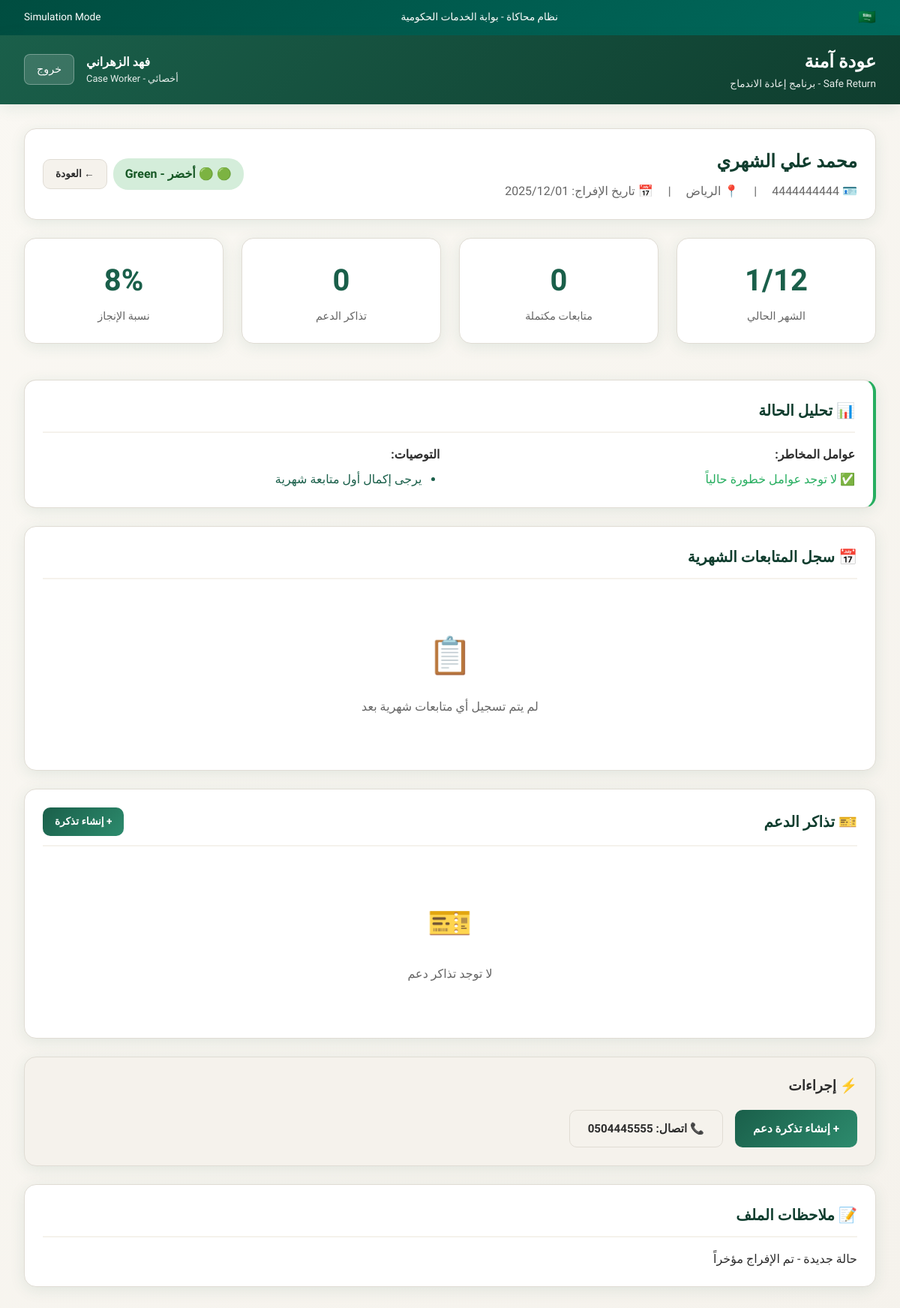
The page /caseworker/profile/4/ (signed in) on the database its author committed.
### core/models.py (models this page shows, shortened)
class User(models.Model):
    ROLE_CHOICES = [
        ('beneficiary', 'مستفيد - Beneficiary'),      # Released person
        ('case_worker', 'أخصائي - Case Worker'),      # Social worker
        ('admin', 'مدير - Admin'),                     # System admin
    ]
    national_id = models.CharField(
        max_length=10,
        unique=True,
        verbose_name='رقم الهوية الوطنية'
    )
    full_name = models.CharField(
        max_length=200,
        verbose_name='الاسم الكامل'
    )
    role = models.CharField(
        max_length=20,
        choices=ROLE_CHOICES,
        default='beneficiary',
        verbose_name='الدور'
    )
    phone = models.CharField(
        max_length=15,
        blank=True,
        verbose_name='رقم الجوال'
    )
    created_at = models.DateTimeField(auto_now_add=True)
    class Meta:
        verbose_name = 'مستخدم'
        verbose_name_plural = 'المستخدمون'

class ReleaseProfile(models.Model):
    RISK_LEVEL_CHOICES = [
        ('green', '🟢 أخضر - Green'),    # Low risk, stable
        ('yellow', '🟡 أصفر - Yellow'),  # Medium risk, needs monitoring
        ('red', '🔴 أحمر - Red'),        # High risk, needs intervention
    ]
    CITY_CHOICES = [
        ('riyadh', 'الرياض'),
        ('jeddah', 'جدة'),
        ('mecca', 'مكة المكرمة'),
        ('medina', 'المدينة المنورة'),
        ('dammam', 'الدمام'),
        ('khobar', 'الخبر'),
        ('taif', 'الطائف'),
        ('tabuk', 'تبوك'),
        ('other', 'أخرى'),
    ]
    user = models.OneToOneField(
        User,
        on_delete=models.CASCADE,
        related_name='release_profile',
        verbose_name='المستخدم'
    )
    release_date = models.DateField(
        verbose_name='تاريخ الإفراج'
    )
    end_of_followup_date = models.DateField(
        verbose_name='تاريخ انتهاء المتابعة'
    )
    risk_level = models.CharField(
        max_length=10,
        choices=RISK_LEVEL_CHOICES,
        default='green',
        verbose_name='مستوى الخطورة'
    )
    city = models.CharField(
        max_length=50,
        choices=CITY_CHOICES,
        default='riyadh',
        verbose_name='المدينة'
    )
    notes = models.TextField(
        blank=True,
        verbose_name='ملاحظات'
    )
    assigned_case_worker = models.ForeignKey(
        User,
        on_delete=models.SET_NULL,
        null=True,
        blank=True,
        related_name='assigned_profiles',
        limit_choices_to={'role': 'case_worker'},
        verbose_name='الأخصائي المسؤول'
    )
    is_completed = models.BooleanField(
        default=False,
        verbose_name='مكتمل'
    )
    created_at = models.DateTimeField(auto_now_add=True)
    updated_at = models.DateTimeField(auto_now=True)
    class Meta:
        verbose_name = 'ملف الإفراج'
        verbose_name_plural = 'ملفات الإفراج'
        ordering = ['-created_at']
    @property
    def current_month(self):
        if not self.release_date:
            return 0
        days_since_release = (timezone.now().date() - self.release_date).days
        month = (days_since_release // 30) + 1
        return min(month, 12)  # Cap at 12 months
    @property
    def progress_percentage(self):
        return min(100, int((self.current_month / 12) * 100))

### core/views.py (the view)
# urls.py: path('caseworker/profile/<int:profile_id>/', views.profile_detail, name='profile_detail'),
def profile_detail(request, profile_id):
    user = get_current_user(request)
    if not user or user.role not in ['case_worker', 'admin']:
        return redirect('login_select')
    profile = get_object_or_404(ReleaseProfile, id=profile_id)
    checkins = profile.checkins.all().order_by('month_index')
    tickets = profile.tickets.all()
    risk_summary = get_risk_summary(profile)
    context = {
        'user': user,
        'profile': profile,
        'checkins': checkins,
        'tickets': tickets,
        'risk_summary': risk_summary,
        'ticket_types': SupportTicket.TYPE_CHOICES,
    }
    return render(request, 'core/profile_detail.html', context)

### core/templates/core/profile_detail.html (shortened to what this page needs)
{% extends 'core/base.html' %}
{% block content %}
<div class="card" style="display: flex; justify-content: space-between; align-items: center; flex-wrap: wrap; gap: 1rem;">
    <div>
        <h2 style="color: var(--primary-dark); margin-bottom: 0.5rem;">{{ profile.user.full_name }}</h2>
        <div style="color: var(--text-muted);">
            <span>🪪 {{ profile.user.national_id }}</span>
            <span style="margin: 0 1rem;">|</span>
            <span>📍 {{ profile.get_city_display }}</span>
            <span style="margin: 0 1rem;">|</span>
            <span>📅 تاريخ الإفراج: {{ profile.release_date|date:"Y/m/d" }}</span>
        </div>
    </div>
    <div style="display: flex; gap: 0.5rem; align-items: center;">
        <span class="risk-badge risk-{{ profile.risk_level }}" style="font-size: 1rem; padding: 0.5rem 1rem;">
            {% if profile.risk_level == 'green' %}🟢{% elif profile.risk_level == 'yellow' %}🟡{% else %}🔴{% endif %}
            {{ profile.get_risk_level_display }}
        </span>
        <a href="{% url 'caseworker_dashboard' %}" class="btn btn-secondary btn-sm">← العودة</a>
    </div>
</div>
<div class="grid grid-4" style="margin-bottom: 1.5rem;">
    <div class="card stat-card">
        <div class="stat-number">{{ profile.current_month }}/12</div>
        <div class="stat-label">الشهر الحالي</div>
    </div>
    <div class="card stat-card">
        <div class="stat-number">{{ checkins.count }}</div>
        <div class="stat-label">متابعات مكتملة</div>
    </div>
    <div class="card stat-card">
        <div class="stat-number">{{ tickets.count }}</div>
        <div class="stat-label">تذاكر الدعم</div>
    </div>
    <div class="card stat-card">
        <div class="stat-number">{{ profile.progress_percentage }}%</div>
        <div class="stat-label">نسبة الإنجاز</div>
    </div>
</div>
<div class="card" style="border-right: 4px solid {% if profile.risk_level == 'red' %}var(--danger){% elif profile.risk_level == 'yellow' %}var(--warning){% else %}var(--success){% endif %};">
    <div class="card-header">
        <h2 class="card-title">📊 تحليل الحالة</h2>
    </div>
    <div class="grid grid-2">
        <div>
            <strong>عوامل المخاطر:</strong>
            {% if risk_summary.factors %}
            <ul style="margin-top: 0.5rem; padding-right: 1.5rem;">
                {% for factor in risk_summary.factors %}
                <li style="color: var(--danger);">{{ factor }}</li>
                {% endfor %}
            </ul>
            {% else %}
            <p style="color: var(--success); margin-top: 0.5rem;">✅ لا توجد عوامل خطورة حالياً</p>
            {% endif %}
        </div>
        <div>
            <strong>التوصيات:</strong>
            {% if risk_summary.recommendations %}
            <ul style="margin-top: 0.5rem; padding-right: 1.5rem;">
                {% for rec in risk_summary.recommendations %}
                <li style="color: var(--primary);">{{ rec }}</li>
                {% endfor %}
            </ul>
            {% else %}
            <p style="color: var(--text-muted); margin-top: 0.5rem;">استمر في المتابعة الدورية</p>
            {% endif %}
        </div>
    </div>
</div>
<div class="card">
    <div class="card-header">
        <h2 class="card-title">📅 سجل المتابعات الشهرية</h2>
    </div>
    {% if checkins %}
    <div class="table-container">
        <table>
            <thead>
                <tr>
                    <th>الشهر</th>
                    <th>السكن</th>
                    <th>العمل</th>
                    <th>الحالة النفسية</th>
                    <th>العائلة</th>
                    <th>التاريخ</th>
                </tr>
            </thead>
            <tbody>
                {% for checkin in checkins %}
                <tr>
                    <td><strong>الشهر {{ checkin.month_index }}</strong></td>
                    <td>
                        <span class="{% if checkin.housing_status == 'homeless' %}risk-badge risk-red{% elif checkin.housing_status == 'temporary' %}risk-badge risk-yellow{% else %}risk-badge risk-green{% endif %}">
                            {{ checkin.get_housing_status_display }}
                        </span>
                    </td>
                    <td>
                        <span class="{% if checkin.job_status == 'unemployed' %}risk-badge risk-yellow{% elif checkin.job_status == 'employed' %}risk-badge risk-green{% else %}risk-badge risk-green{% endif %}">
                            {{ checkin.get_job_status_display }}
                        </span>
                    </td>
                    <td>
                        <span class="{% if checkin.mental_state == 'bad' %}risk-badge risk-red{% elif checkin.mental_state == 'stressed' %}risk-badge risk-yellow{% else %}risk-badge risk-green{% endif %}">
                            {{ checkin.get_mental_state_display }}
                        </span>
                    </td>
                    <td>
                        <span class="{% if checkin.family_status == 'problematic' %}risk-badge risk-yellow{% elif checkin.family_status == 'no_contact' %}risk-badge risk-yellow{% else %}risk-badge risk-green{% endif %}">
                            {{ checkin.get_family_status_display }}
                        </span>
                    </td>
                    <td>{{ checkin.created_at|date:"Y/m/d" }}</td>
                </tr>
                {% if checkin.free_text_notes %}
                <tr>
                    <td colspan="6" style="background: var(--bg-light); font-size: 0.9rem;">
                        📝 <strong>ملاحظات:</strong> {{ checkin.free_text_notes }}
                    </td>
                </tr>
                {% endif %}
                {% endfor %}
            </tbody>
        </table>
    </div>
    {% else %}
    <div class="empty-state">
        <div class="empty-state-icon">📋</div>
        <p>لم يتم تسجيل أي متابعات شهرية بعد</p>
    </div>
    {% endif %}
</div>
<div class="card">
    <div class="card-header">
        <h2 class="card-title">🎫 تذاكر الدعم</h2>
        <a href="{% url 'create_ticket' profile.id %}" class="btn btn-primary btn-sm">+ إنشاء تذكرة</a>
    </div>
    {% if tickets %}
    <div class="table-container">
        <table>
            <thead>
                <tr>
                    <th>النوع</th>
                    <th>الحالة</th>
                    <th>الملاحظات</th>
                    <th>المصدر</th>
                    <th>التاريخ</th>
                    <th>إجراء</th>
                </tr>
            </thead>
            <tbody>
                {% for ticket in tickets %}
                <tr>
                    <td>{{ ticket.get_ticket_type_display }}</td>
                    <td>
                        <span class="status-badge status-{{ ticket.status }}">
                            {{ ticket.get_status_display }}
                        </span>
                    </td>
                    <td>{{ ticket.notes|truncatewords:15 }}</td>
                    <td>
                        {% if ticket.is_auto_generated %}
                        <span style="color: var(--text-muted);">🤖 تلقائي</span>
                        {% else %}
                        <span>👤 {{ ticket.created_by.full_name }}</span>
                        {% endif %}
                    </td>
                    <td>{{ ticket.created_at|date:"Y/m/d" }}</td>
                    <td>
                        <form method="post" action="{% url 'update_ticket_status' ticket.id %}" style="display: inline;">
                            {% csrf_token %}
                            <select name="status" class="form-control" style="padding: 0.25rem; width: auto;" onchange="this.form.submit()">
                                <option value="open" {% if ticket.status == 'open' %}selected{% endif %}>مفتوح</option>
                                <option value="in_progress" {% if ticket.status == 'in_progress' %}selected{% endif %}>قيد المعالجة</option>
                                <option value="resolved" {% if ticket.status == 'resolved' %}selected{% endif %}>تم الحل</option>
                                <option value="closed" {% if ticket.status == 'closed' %}selected{% endif %}>مغلق</option>
                            </select>
                        </form>
                    </td>
                </tr>
                {% endfor %}
            </tbody>
        </table>
    </div>
    {% else %}
    <div class="empty-state">
        <div class="empty-state-icon">🎫</div>
        <p>لا توجد تذاكر دعم</p>
    </div>
    {% endif %}
</div>
<div class="card" style="background: var(--bg-light);">
    <h3 style="margin-bottom: 1rem;">⚡ إجراءات</h3>
    <div style="display: flex; gap: 1rem; flex-wrap: wrap;">
        <a href="{% url 'create_ticket' profile.id %}" class="btn btn-primary">
            + إنشاء تذكرة دعم
        </a>
        {% if profile.user.phone %}
        <a href="tel:{{ profile.user.phone }}" class="btn btn-secondary">
            📞 اتصال: {{ profile.user.phone }}
        </a>
        {% endif %}
    </div>
</div>
{% if profile.notes %}
<div class="card">
    <div class="card-header">
        <h2 class="card-title">📝 ملاحظات الملف</h2>
    </div>
    <p>{{ profile.notes }}</p>
</div>
{% endif %}
{% endblock %}

### core/templates/core/base.html (shortened to what this page needs)
<!DOCTYPE html>
<html lang="ar" dir="rtl">
<head>
</head>
<body>
    <div class="absher-banner">
        <span class="saudi-emblem">🇸🇦</span>
        <span>نظام محاكاة - بوابة الخدمات الحكومية</span>
        <span>Simulation Mode</span>
    </div>
    <header class="header">
        <div class="header-logo">
            <div>
                <h1>عودة آمنة</h1>
                <div class="subtitle">Safe Return - برنامج إعادة الاندماج</div>
            </div>
        </div>
        {% if user %}
        <div class="header-user">
            <div class="user-info">
                <div class="user-name">{{ user.full_name }}</div>
                <div class="user-role">{{ user.get_role_display }}</div>
            </div>
            <a href="{% url 'logout' %}" class="btn-logout">خروج</a>
        </div>
        {% endif %}
    </header>
    <main class="main-content">
        {% block content %}{% endblock %}
    </main>
</body>
</html>

### rows shown on the page
User: full_name "فهد الزهراني", role "أخصائي - Case Worker"
ReleaseProfile: user.full_name "محمد علي الشهري", user.national_id "4444444444", city "الرياض", release_date "2025/12/01", risk_level "🟢 أخضر - Green", current_month "1", count "0", progress_percentage "8", user.phone "0504445555", notes "حالة جديدة - تم الإفراج مؤخراً"

### other values the page prints
{{ checkins.count }} "0"
{{ rec }} "يرجى إكمال أول متابعة شهرية"
